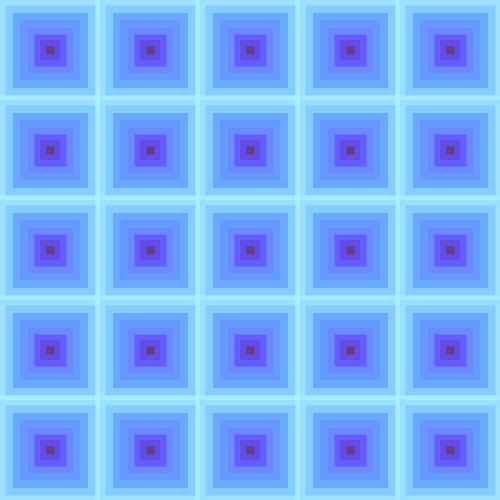
Frame 1 (no input)
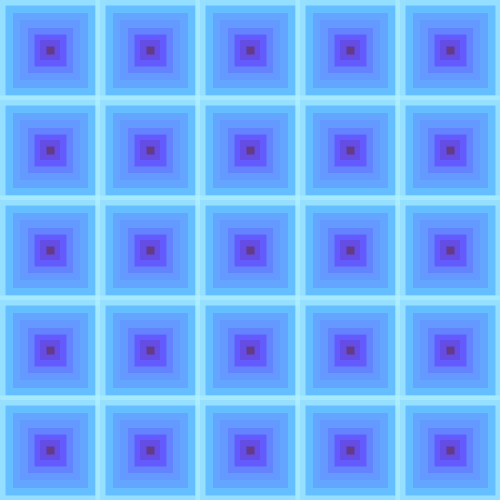
Frame 60 (the mouse pressed at the canvas centre just before this capture)
Frame 120 (the mouse held since frame 60 and released just before this capture): identical to frame 60, image omitted

The Processing sketch that drew these frames (run headless with seeded random() and noise(); from frame 60 on, the mouse is pressed at the canvas centre):

// Processing sketch: processing_123264
// ── processing_123264.pde

//Exercise 3_1
//Carmen Zhou
//10-18-12

int w=100;
int h=100;

void setup(){
  background(255);
  size(500,500);
  frameRate(4);
  smooth();
}
 
void draw(){
 //grid
   strokeWeight(10);
   stroke(175,240,255,150);
   fill(100,190,255,200);
   for (int i=0;i<5;i++){
   for (int j=0;j<5;j++){
   rect(100*i,100*j,w,h);
    }
   }
//middle center square
   strokeWeight(15);
   stroke(100,160,255,200);
   fill(100,120,255,200);
   for (int k=0;k<5;k++){
   for (int l=0;l<5;l++){
   rect(100*k+20,100*l+20,60,60);
   
    }
   }
// top center square
   strokeWeight(12);
   stroke(100,80,255,200);
   fill(100,40,100,200);
   for (int k=0;k<5;k++){
   for (int l=0;l<5;l++){
   rect(100*k+40,100*l+40,20,20);
   
    }
   }
}
